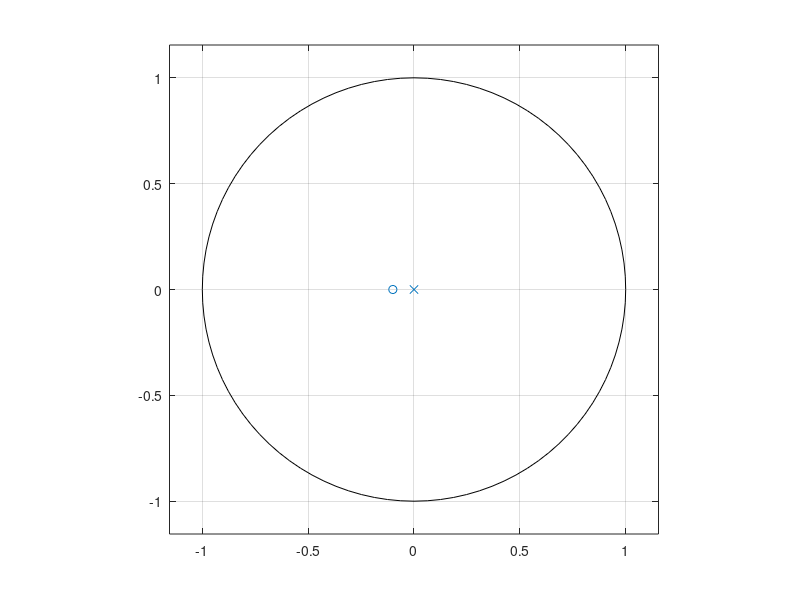
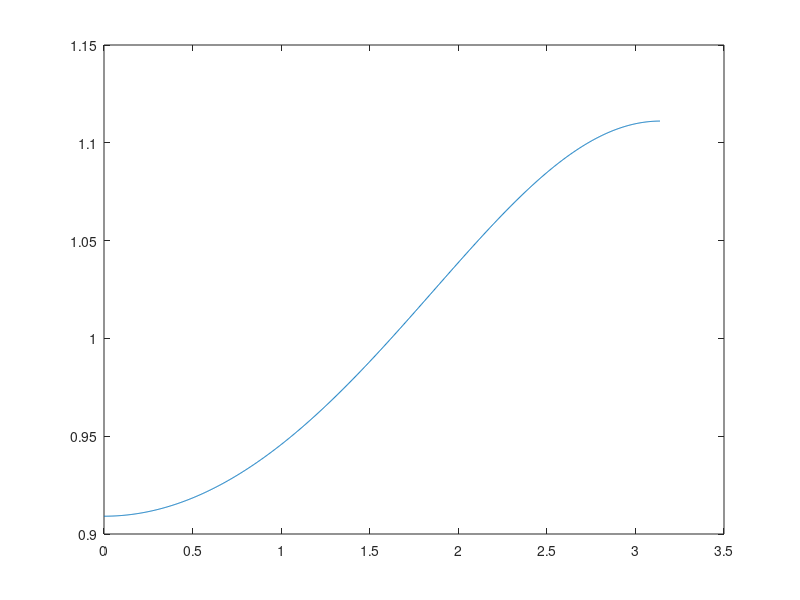
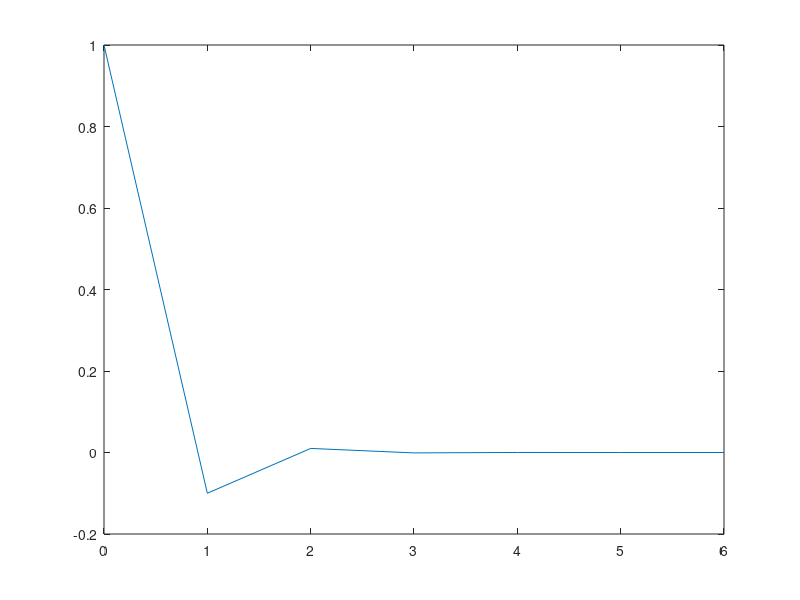

The MATLAB source for these figures, in order:
b = [1];
a = [1,0.1];

zplane(a,b);%z->a coloumn vector with values of all Zeroes, P->a coloumn vector with values of poles
n=1001;
[val,w] = freqz(b,a,n);

len = length(val);
%plot(w , abs(val));
for i = 1:len
    val(i) = abs(val(i));
end


figure();
plot(w , val);



[h,t] = impz(b,a);
figure();
plot(t,h);